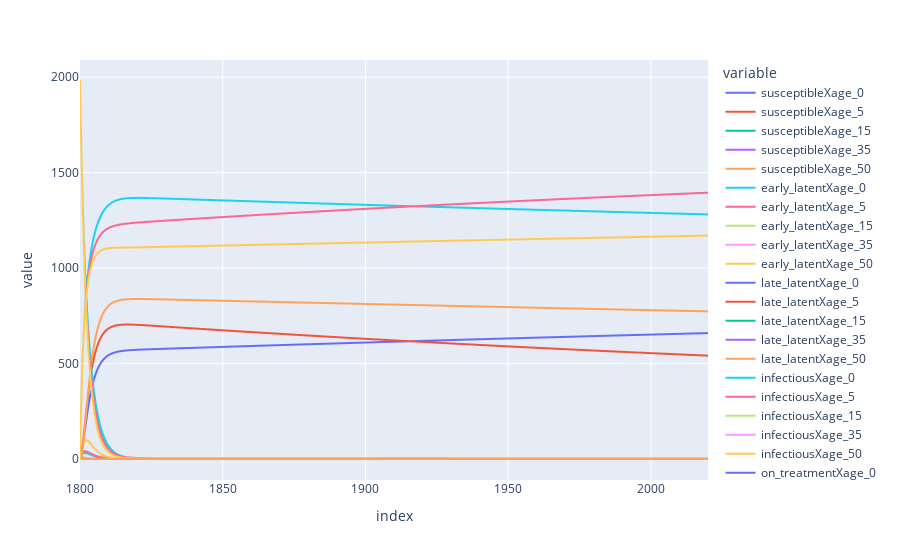

Notebook source saved alongside this figure:
### Code cell
model.request_output_for_flow("Early LTBI to infectious", "early_activation")
model.run()
outputs_df = model.get_outputs_df()
outputs_df.plot()

### Figure 1 — Plotly figure (JSON) as saved in the notebook; plotly's stock layout.template omitted (floating-point values rounded to 4 significant figures; data arrays with more than 128 entries replaced by an {"elided": "..."} marker saying what was removed)
{"data": [{"hovertemplate": "variable=susceptibleXage_0<br>index=%{x}<br>value=%{y}<extra></extra>", "legendgroup": "susceptibleXage_0", "line": {"color": "#636efa", "dash": "solid"}, "marker": {"symbol": "circle"}, "mode": "lines", "name": "susceptibleXage_0", "showlegend": true, "type": "scattergl", "x": {"elided": "2201 float values"}, "xaxis": "x", "y": {"elided": "2201 float values"}, "yaxis": "y"}, {"hovertemplate": "variable=susceptibleXage_5<br>index=%{x}<br>value=%{y}<extra></extra>", "legendgroup": "susceptibleXage_5", "line": {"color": "#EF553B", "dash": "solid"}, "marker": {"symbol": "circle"}, "mode": "lines", "name": "susceptibleXage_5", "showlegend": true, "type": "scattergl", "x": {"elided": "2201 float values"}, "xaxis": "x", "y": {"elided": "2201 float values"}, "yaxis": "y"}, {"hovertemplate": "variable=susceptibleXage_15<br>index=%{x}<br>value=%{y}<extra></extra>", "legendgroup": "susceptibleXage_15", "line": {"color": "#00cc96", "dash": "solid"}, "marker": {"symbol": "circle"}, "mode": "lines", "name": "susceptibleXage_15", "showlegend": true, "type": "scattergl", "x": {"elided": "2201 float values"}, "xaxis": "x", "y": {"elided": "2201 float values"}, "yaxis": "y"}, {"hovertemplate": "variable=susceptibleXage_35<br>index=%{x}<br>value=%{y}<extra></extra>", "legendgroup": "susceptibleXage_35", "line": {"color": "#ab63fa", "dash": "solid"}, "marker": {"symbol": "circle"}, "mode": "lines", "name": "susceptibleXage_35", "showlegend": true, "type": "scattergl", "x": {"elided": "2201 float values"}, "xaxis": "x", "y": {"elided": "2201 float values"}, "yaxis": "y"}, {"hovertemplate": "variable=susceptibleXage_50<br>index=%{x}<br>value=%{y}<extra></extra>", "legendgroup": "susceptibleXage_50", "line": {"color": "#FFA15A", "dash": "solid"}, "marker": {"symbol": "circle"}, "mode": "lines", "name": "susceptibleXage_50", "showlegend": true, "type": "scattergl", "x": {"elided": "2201 float values"}, "xaxis": "x", "y": {"elided": "2201 float values"}, "yaxis": "y"}, {"hovertemplate": "variable=early_latentXage_0<br>index=%{x}<br>value=%{y}<extra></extra>", "legendgroup": "early_latentXage_0", "line": {"color": "#19d3f3", "dash": "solid"}, "marker": {"symbol": "circle"}, "mode": "lines", "name": "early_latentXage_0", "showlegend": true, "type": "scattergl", "x": {"elided": "2201 float values"}, "xaxis": "x", "y": {"elided": "2201 float values"}, "yaxis": "y"}, {"hovertemplate": "variable=early_latentXage_5<br>index=%{x}<br>value=%{y}<extra></extra>", "legendgroup": "early_latentXage_5", "line": {"color": "#FF6692", "dash": "solid"}, "marker": {"symbol": "circle"}, "mode": "lines", "name": "early_latentXage_5", "showlegend": true, "type": "scattergl", "x": {"elided": "2201 float values"}, "xaxis": "x", "y": {"elided": "2201 float values"}, "yaxis": "y"}, {"hovertemplate": "variable=early_latentXage_15<br>index=%{x}<br>value=%{y}<extra></extra>", "legendgroup": "early_latentXage_15", "line": {"color": "#B6E880", "dash": "solid"}, "marker": {"symbol": "circle"}, "mode": "lines", "name": "early_latentXage_15", "showlegend": true, "type": "scattergl", "x": {"elided": "2201 float values"}, "xaxis": "x", "y": {"elided": "2201 float values"}, "yaxis": "y"}, {"hovertemplate": "variable=early_latentXage_35<br>index=%{x}<br>value=%{y}<extra></extra>", "legendgroup": "early_latentXage_35", "line": {"color": "#FF97FF", "dash": "solid"}, "marker": {"symbol": "circle"}, "mode": "lines", "name": "early_latentXage_35", "showlegend": true, "type": "scattergl", "x": {"elided": "2201 float values"}, "xaxis": "x", "y": {"elided": "2201 float values"}, "yaxis": "y"}, {"hovertemplate": "variable=early_latentXage_50<br>index=%{x}<br>value=%{y}<extra></extra>", "legendgroup": "early_latentXage_50", "line": {"color": "#FECB52", "dash": "solid"}, "marker": {"symbol": "circle"}, "mode": "lines", "name": "early_latentXage_50", "showlegend": true, "type": "scattergl", "x": {"elided": "2201 float values"}, "xaxis": "x", "y": {"elided": "2201 float values"}, "yaxis": "y"}, {"hovertemplate": "variable=late_latentXage_0<br>index=%{x}<br>value=%{y}<extra></extra>", "legendgroup": "late_latentXage_0", "line": {"color": "#636efa", "dash": "solid"}, "marker": {"symbol": "circle"}, "mode": "lines", "name": "late_latentXage_0", "showlegend": true, "type": "scattergl", "x": {"elided": "2201 float values"}, "xaxis": "x", "y": {"elided": "2201 float values"}, "yaxis": "y"}, {"hovertemplate": "variable=late_latentXage_5<br>index=%{x}<br>value=%{y}<extra></extra>", "legendgroup": "late_latentXage_5", "line": {"color": "#EF553B", "dash": "solid"}, "marker": {"symbol": "circle"}, "mode": "lines", "name": "late_latentXage_5", "showlegend": true, "type": "scattergl", "x": {"elided": "2201 float values"}, "xaxis": "x", "y": {"elided": "2201 float values"}, "yaxis": "y"}, {"hovertemplate": "variable=late_latentXage_15<br>index=%{x}<br>value=%{y}<extra></extra>", "legendgroup": "late_latentXage_15", "line": {"color": "#00cc96", "dash": "solid"}, "marker": {"symbol": "circle"}, "mode": "lines", "name": "late_latentXage_15", "showlegend": true, "type": "scattergl", "x": {"elided": "2201 float values"}, "xaxis": "x", "y": {"elided": "2201 float values"}, "yaxis": "y"}, {"hovertemplate": "variable=late_latentXage_35<br>index=%{x}<br>value=%{y}<extra></extra>", "legendgroup": "late_latentXage_35", "line": {"color": "#ab63fa", "dash": "solid"}, "marker": {"symbol": "circle"}, "mode": "lines", "name": "late_latentXage_35", "showlegend": true, "type": "scattergl", "x": {"elided": "2201 float values"}, "xaxis": "x", "y": {"elided": "2201 float values"}, "yaxis": "y"}, {"hovertemplate": "variable=late_latentXage_50<br>index=%{x}<br>value=%{y}<extra></extra>", "legendgroup": "late_latentXage_50", "line": {"color": "#FFA15A", "dash": "solid"}, "marker": {"symbol": "circle"}, "mode": "lines", "name": "late_latentXage_50", "showlegend": true, "type": "scattergl", "x": {"elided": "2201 float values"}, "xaxis": "x", "y": {"elided": "2201 float values"}, "yaxis": "y"}, {"hovertemplate": "variable=infectiousXage_0<br>index=%{x}<br>value=%{y}<extra></extra>", "legendgroup": "infectiousXage_0", "line": {"color": "#19d3f3", "dash": "solid"}, "marker": {"symbol": "circle"}, "mode": "lines", "name": "infectiousXage_0", "showlegend": true, "type": "scattergl", "x": {"elided": "2201 float values"}, "xaxis": "x", "y": {"elided": "2201 float values"}, "yaxis": "y"}, {"hovertemplate": "variable=infectiousXage_5<br>index=%{x}<br>value=%{y}<extra></extra>", "legendgroup": "infectiousXage_5", "line": {"color": "#FF6692", "dash": "solid"}, "marker": {"symbol": "circle"}, "mode": "lines", "name": "infectiousXage_5", "showlegend": true, "type": "scattergl", "x": {"elided": "2201 float values"}, "xaxis": "x", "y": {"elided": "2201 float values"}, "yaxis": "y"}, {"hovertemplate": "variable=infectiousXage_15<br>index=%{x}<br>value=%{y}<extra></extra>", "legendgroup": "infectiousXage_15", "line": {"color": "#B6E880", "dash": "solid"}, "marker": {"symbol": "circle"}, "mode": "lines", "name": "infectiousXage_15", "showlegend": true, "type": "scattergl", "x": {"elided": "2201 float values"}, "xaxis": "x", "y": {"elided": "2201 float values"}, "yaxis": "y"}, {"hovertemplate": "variable=infectiousXage_35<br>index=%{x}<br>value=%{y}<extra></extra>", "legendgroup": "infectiousXage_35", "line": {"color": "#FF97FF", "dash": "solid"}, "marker": {"symbol": "circle"}, "mode": "lines", "name": "infectiousXage_35", "showlegend": true, "type": "scattergl", "x": {"elided": "2201 float values"}, "xaxis": "x", "y": {"elided": "2201 float values"}, "yaxis": "y"}, {"hovertemplate": "variable=infectiousXage_50<br>index=%{x}<br>value=%{y}<extra></extra>", "legendgroup": "infectiousXage_50", "line": {"color": "#FECB52", "dash": "solid"}, "marker": {"symbol": "circle"}, "mode": "lines", "name": "infectiousXage_50", "showlegend": true, "type": "scattergl", "x": {"elided": "2201 float values"}, "xaxis": "x", "y": {"elided": "2201 float values"}, "yaxis": "y"}, {"hovertemplate": "variable=on_treatmentXage_0<br>index=%{x}<br>value=%{y}<extra></extra>", "legendgroup": "on_treatmentXage_0", "line": {"color": "#636efa", "dash": "solid"}, "marker": {"symbol": "circle"}, "mode": "lines", "name": "on_treatmentXage_0", "showlegend": true, "type": "scattergl", "x": {"elided": "2201 float values"}, "xaxis": "x", "y": {"elided": "2201 int values"}, "yaxis": "y"}, {"hovertemplate": "variable=on_treatmentXage_5<br>index=%{x}<br>value=%{y}<extra></extra>", "legendgroup": "on_treatmentXage_5", "line": {"color": "#EF553B", "dash": "solid"}, "marker": {"symbol": "circle"}, "mode": "lines", "name": "on_treatmentXage_5", "showlegend": true, "type": "scattergl", "x": {"elided": "2201 float values"}, "xaxis": "x", "y": {"elided": "2201 int values"}, "yaxis": "y"}, {"hovertemplate": "variable=on_treatmentXage_15<br>index=%{x}<br>value=%{y}<extra></extra>", "legendgroup": "on_treatmentXage_15", "line": {"color": "#00cc96", "dash": "solid"}, "marker": {"symbol": "circle"}, "mode": "lines", "name": "on_treatmentXage_15", "showlegend": true, "type": "scattergl", "x": {"elided": "2201 float values"}, "xaxis": "x", "y": {"elided": "2201 int values"}, "yaxis": "y"}, {"hovertemplate": "variable=on_treatmentXage_35<br>index=%{x}<br>value=%{y}<extra></extra>", "legendgroup": "on_treatmentXage_35", "line": {"color": "#ab63fa", "dash": "solid"}, "marker": {"symbol": "circle"}, "mode": "lines", "name": "on_treatmentXage_35", "showlegend": true, "type": "scattergl", "x": {"elided": "2201 float values"}, "xaxis": "x", "y": {"elided": "2201 int values"}, "yaxis": "y"}, {"hovertemplate": "variable=on_treatmentXage_50<br>index=%{x}<br>value=%{y}<extra></extra>", "legendgroup": "on_treatmentXage_50", "line": {"color": "#FFA15A", "dash": "solid"}, "marker": {"symbol": "circle"}, "mode": "lines", "name": "on_treatmentXage_50", "showlegend": true, "type": "scattergl", "x": {"elided": "2201 float values"}, "xaxis": "x", "y": {"elided": "2201 int values"}, "yaxis": "y"}, {"hovertemplate": "variable=recoveredXage_0<br>index=%{x}<br>value=%{y}<extra></extra>", "legendgroup": "recoveredXage_0", "line": {"color": "#19d3f3", "dash": "solid"}, "marker": {"symbol": "circle"}, "mode": "lines", "name": "recoveredXage_0", "showlegend": true, "type": "scattergl", "x": {"elided": "2201 float values"}, "xaxis": "x", "y": {"elided": "2201 float values"}, "yaxis": "y"}, {"hovertemplate": "variable=recoveredXage_5<br>index=%{x}<br>value=%{y}<extra></extra>", "legendgroup": "recoveredXage_5", "line": {"color": "#FF6692", "dash": "solid"}, "marker": {"symbol": "circle"}, "mode": "lines", "name": "recoveredXage_5", "showlegend": true, "type": "scattergl", "x": {"elided": "2201 float values"}, "xaxis": "x", "y": {"elided": "2201 float values"}, "yaxis": "y"}, {"hovertemplate": "variable=recoveredXage_15<br>index=%{x}<br>value=%{y}<extra></extra>", "legendgroup": "recoveredXage_15", "line": {"color": "#B6E880", "dash": "solid"}, "marker": {"symbol": "circle"}, "mode": "lines", "name": "recoveredXage_15", "showlegend": true, "type": "scattergl", "x": {"elided": "2201 float values"}, "xaxis": "x", "y": {"elided": "2201 float values"}, "yaxis": "y"}, {"hovertemplate": "variable=recoveredXage_35<br>index=%{x}<br>value=%{y}<extra></extra>", "legendgroup": "recoveredXage_35", "line": {"color": "#FF97FF", "dash": "solid"}, "marker": {"symbol": "circle"}, "mode": "lines", "name": "recoveredXage_35", "showlegend": true, "type": "scattergl", "x": {"elided": "2201 float values"}, "xaxis": "x", "y": {"elided": "2201 float values"}, "yaxis": "y"}, {"hovertemplate": "variable=recoveredXage_50<br>index=%{x}<br>value=%{y}<extra></extra>", "legendgroup": "recoveredXage_50", "line": {"color": "#FECB52", "dash": "solid"}, "marker": {"symbol": "circle"}, "mode": "lines", "name": "recoveredXage_50", "showlegend": true, "type": "scattergl", "x": {"elided": "2201 float values"}, "xaxis": "x", "y": {"elided": "2201 float values"}, "yaxis": "y"}], "layout": {"legend": {"title": {"text": "variable"}, "tracegroupgap": 0}, "margin": {"t": 60}, "xaxis": {"anchor": "y", "domain": [0, 1], "title": {"text": "index"}}, "yaxis": {"anchor": "x", "domain": [0, 1], "title": {"text": "value"}}}}
